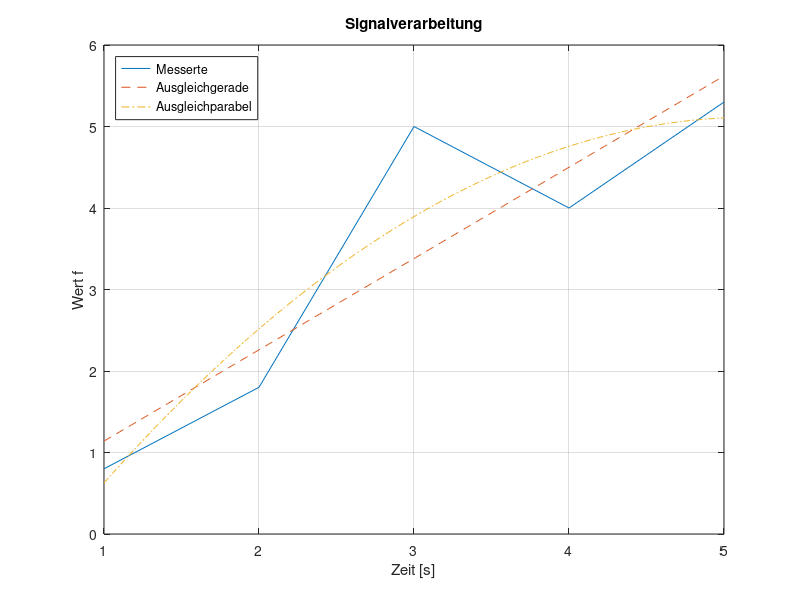
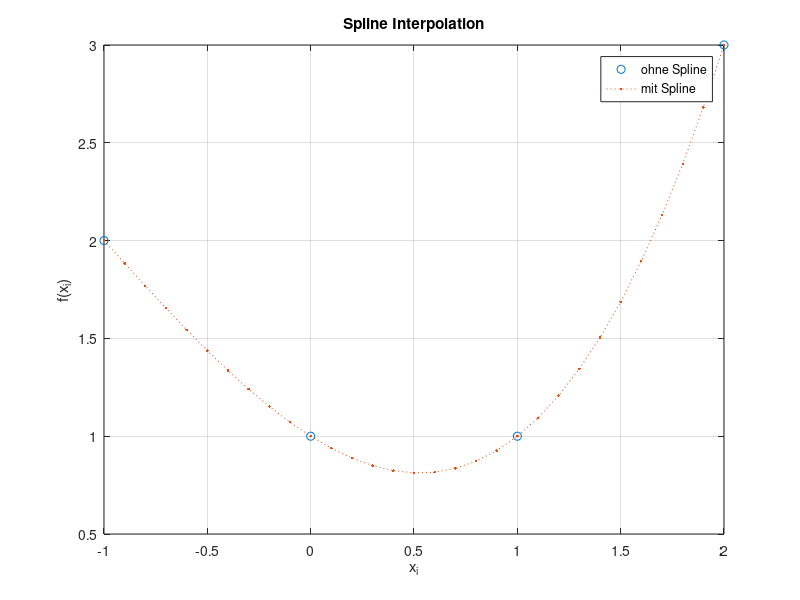

Reproduce these figures in MATLAB, in order.
%
% Signalverarbeitung
%
%--------------------------------------------------------
% Gruppe 12
% Jingsheng Lyu 398756
%
%
%
%
%--------------------------------------------------------
%
clear;
clc;


%% Aufgabe 1:Ausgleichsrechnung

x1 = [1:5]; % [s] Zeit
y1 = [0.8 1.8 5 4.0 5.3];% Messwert

p1 = polyfit(x1,y1,1); % Ausgleichgerade - 1. Ordnung
% Koeffizienten von Ausgleichgerade a1 bis a3 zu bestimmen
a1_gerade = p1(:,1)
a2_gerade = p1(:,2)
a3_gerade = 0

p2 = polyfit(x1,y1,2); % Ausgleichparabel - 2. Ordnung
% Koeffizienten von Ausgleichgerade a1 bis a3 zu bestimmen
a1_parabel = p2(:,1)
a2_parabel = p2(:,2)
a3_parabel = p2(:,3)

x2 = [1:0.01:5]; % neues Zeitvektor

y2_1 = polyval(p1,x2); % Gleichung von Ausgleichgerade
y2_2 = polyval(p2,x2); % Gleichung von Ausgleichparabel

% Messwert, Ausgleichgerade, Ausgleichparabel zu plotten
figure(1)
plot(x1,y1,'-',x2,y2_1,'--',x2,y2_2,'-.')
grid on
xlabel('Zeit [s]')
ylabel('Wert f')
title('Signalverarbeitung')
legend({'Messerte','Ausgleichgerade','Ausgleichparabel'},'Location','northwest')
print('Signalverarbeitung','-dpng')

%% Aufgabe 3: Lineare Splines

xi = [-1 0 1 2]; % xi
fi = [2 1 1 3]; % Funktion f(x)

xi_neu = [-1:0.1:2]; % neu xi, Intervallen = 0.1
P_x = interp1(xi,fi,xi_neu,'spline'); % linearer Spline Interpolation

% Skizzieren das Ergebnis
figure(2)
plot(xi,fi,'o',xi_neu,P_x,':.');
grid on
xlabel('x_i')
ylabel('f(x_i)')
title('Spline Interpolation')
legend('ohne Spline','mit Spline')
print('Spline Interpolation','-dpng')



